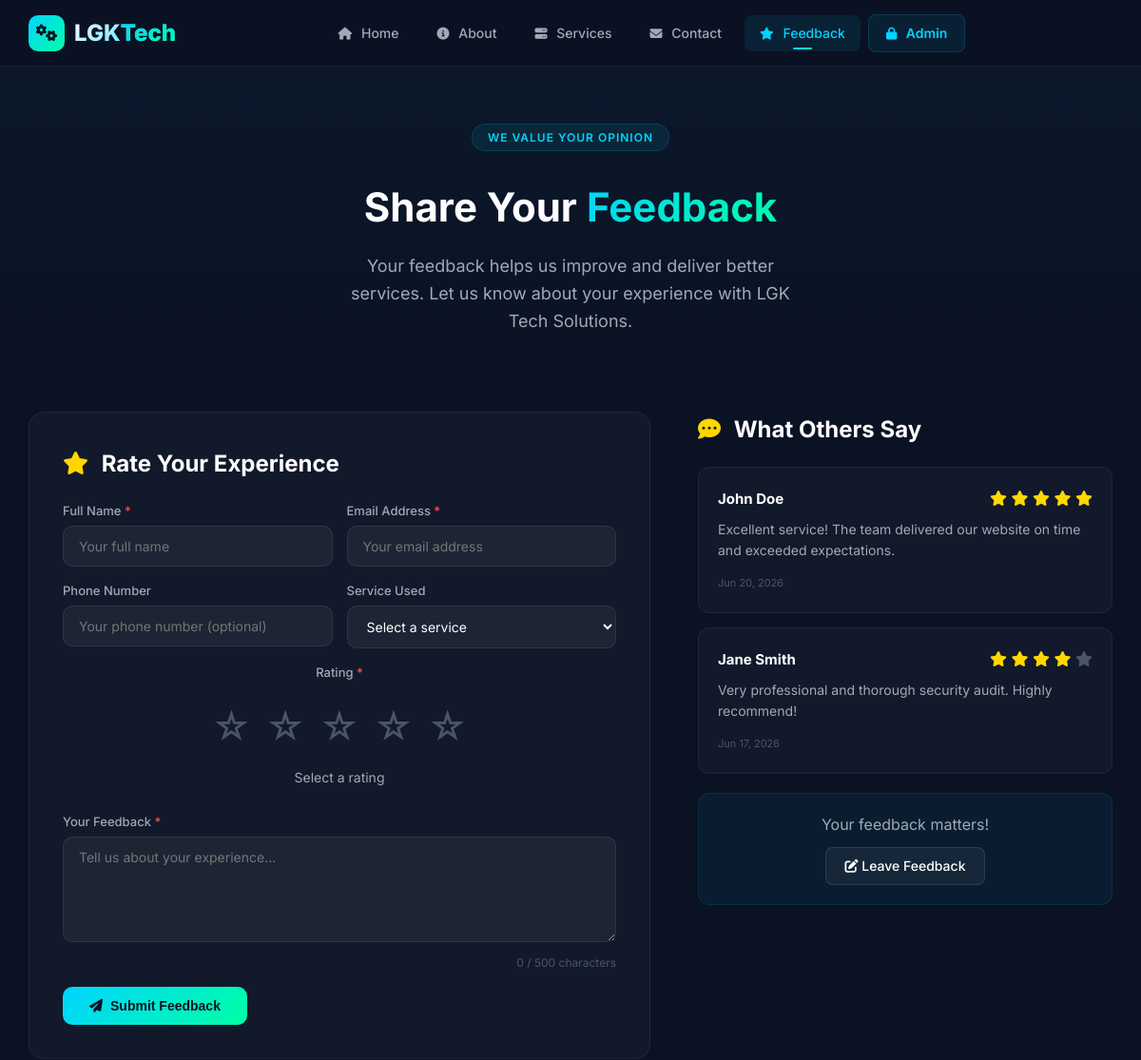
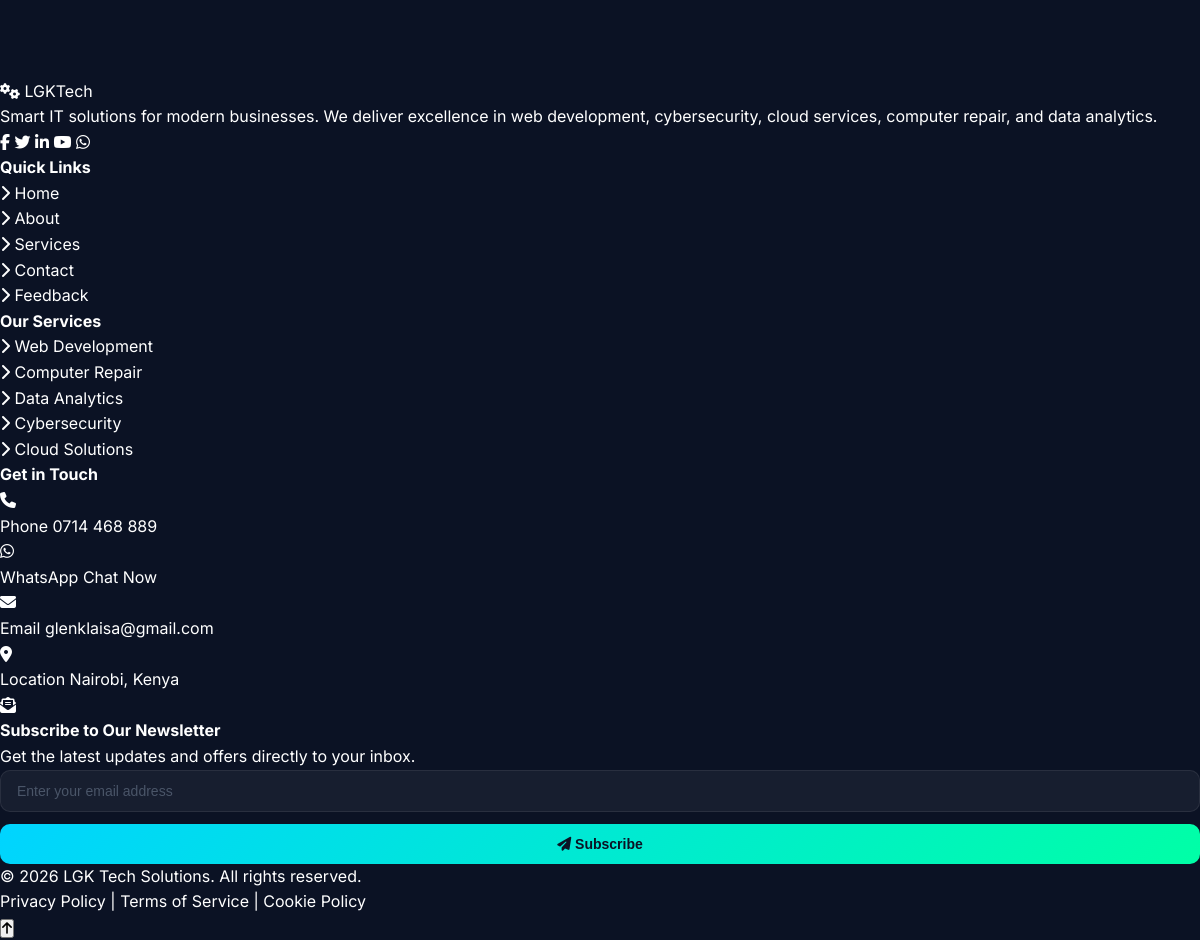
Page /feedback.php on the committed database (2 pictures, top to bottom).
### tables this page shows
CREATE TABLE `feedback` (
  `id` int(11) NOT NULL,
  `name` varchar(100) NOT NULL,
  `email` varchar(100) NOT NULL,
  `phone` varchar(20) DEFAULT NULL,
  `service_type` varchar(50) DEFAULT 'general',
  `message` text NOT NULL,
  `rating` int(1) DEFAULT 0,
  `reply` text DEFAULT NULL,
  `status` enum('pending','read','replied') DEFAULT 'pending',
  `admin_id` int(11) DEFAULT NULL,
  `ip_address` varchar(45) DEFAULT NULL,
  `user_agent` text DEFAULT NULL,
  `created_at` timestamp NOT NULL DEFAULT current_timestamp(),
  `replied_at` timestamp NULL DEFAULT NULL
);

### feedback.php (the view, shortened to what this page needs)
<?php
include "includes/header.php";
$submitted_data = [];
include "config/database.php";
$recent_query = "SELECT * FROM feedback WHERE status = 'replied' ORDER BY created_at DESC LIMIT 5";
$recent_result = mysqli_query($conn, $recent_query);
?>
<section class="feedback-hero">
    <div class="feedback-hero-content">
        <span class="section-tag">We Value Your Opinion</span>
        <h1>Share Your <span class="highlight">Feedback</span></h1>
        <p>
            Your feedback helps us improve and deliver better services.
            Let us know about your experience with LGK Tech Solutions.
        </p>
    </div>
</section>
<section class="feedback-section">
    <div class="feedback-container">
        <div class="feedback-form-wrapper">
            <div class="form-card">
                <h2><i class="fas fa-star"></i> Rate Your Experience</h2>
                <form method="POST" class="feedback-form" id="feedbackForm">
                    <div class="form-row">
                        <div class="form-group">
                            <label for="name">Full Name <span class="required">*</span></label>
                            <input type="text" id="name" name="name" placeholder="Your full name" required
                                   value="<?php echo htmlspecialchars($submitted_data['name'] ?? ''); ?>">
                        </div>
                        <div class="form-group">
                            <label for="email">Email Address <span class="required">*</span></label>
                            <input type="email" id="email" name="email" placeholder="Your email address" required
                                   value="<?php echo htmlspecialchars($submitted_data['email'] ?? ''); ?>">
                        </div>
                    </div>
                    <div class="form-row">
                        <div class="form-group">
                            <label for="phone">Phone Number</label>
                            <input type="tel" id="phone" name="phone" placeholder="Your phone number (optional)"
                                   value="<?php echo htmlspecialchars($submitted_data['phone'] ?? ''); ?>">
                        </div>
                        <div class="form-group">
                            <label for="service">Service Used</label>
                            <select id="service" name="service">
                                <option value="">Select a service</option>
                            </select>
                        </div>
                    </div>
                    <div class="form-group rating-group">
                        <label>Rating <span class="required">*</span></label>
                        <div class="star-rating">
                            <div class="stars" id="stars">
                                <span class="star" data-value="1" <?php echo (($submitted_data['rating'] ?? 0) >= 1) ? 'style="color:#ffd700;"' : ''; ?>>☆</span>
                                <span class="star" data-value="2" <?php echo (($submitted_data['rating'] ?? 0) >= 2) ? 'style="color:#ffd700;"' : ''; ?>>☆</span>
                                <span class="star" data-value="3" <?php echo (($submitted_data['rating'] ?? 0) >= 3) ? 'style="color:#ffd700;"' : ''; ?>>☆</span>
                                <span class="star" data-value="4" <?php echo (($submitted_data['rating'] ?? 0) >= 4) ? 'style="color:#ffd700;"' : ''; ?>>☆</span>
                                <span class="star" data-value="5" <?php echo (($submitted_data['rating'] ?? 0) >= 5) ? 'style="color:#ffd700;"' : ''; ?>>☆</span>
                            </div>
                            <div class="rating-label" id="ratingLabel">
                                <?php
                                $rating_labels = [
                                    1 => 'Poor - Needs improvement',
                                    2 => 'Fair - Average experience',
                                    3 => 'Good - Satisfied',
                                    4 => 'Very Good - Impressed',
                                    5 => 'Excellent - Outstanding!'
                                ];
                                echo ($submitted_data['rating'] ?? 0) > 0 ? ($rating_labels[$submitted_data['rating']] ?? 'Select a rating') : 'Select a rating';
                                ?>
                            </div>
                        </div>
                    </div>
                    <div class="form-group">
                        <label for="message">Your Feedback <span class="required">*</span></label>
                        <textarea id="message" name="message" rows="5" placeholder="Tell us about your experience..." required><?php echo htmlspecialchars($submitted_data['message'] ?? ''); ?></textarea>
                        <div class="char-counter">
                            <span id="charCount"><?php echo strlen($submitted_data['message'] ?? ''); ?></span> / 500 characters
                        </div>
                    </div>
                    <button type="submit" class="btn-primary" id="submitBtn">
                        <i class="fas fa-paper-plane"></i> Submit Feedback
                    </button>
                </form>
            </div>
        </div>
        <div class="recent-feedback-side">
            <h2><i class="fas fa-comment-dots"></i> What Others Say</h2>
            <?php if ($recent_result && mysqli_num_rows($recent_result) > 0): ?>
                <div class="recent-feedback-list">
                    <?php while($row = mysqli_fetch_assoc($recent_result)): ?>
                        <div class="recent-feedback-item">
                            <div class="feedback-header">
                                <strong><?php echo htmlspecialchars($row['name']); ?></strong>
                                <div class="stars-display">
                                    <?php for($i = 1; $i <= 5; $i++): ?>
                                        <i class="fas fa-star <?php echo $i <= $row['rating'] ? 'filled' : ''; ?>"></i>
                                    <?php endfor; ?>
                                </div>
                            </div>
                            <p><?php echo htmlspecialchars(substr($row['message'], 0, 120)) . (strlen($row['message']) > 120 ? '...' : ''); ?></p>
                            <span class="feedback-date"><?php echo date('M d, Y', strtotime($row['created_at'])); ?></span>
                        </div>
                    <?php endwhile; ?>
                </div>
            <?php endif; ?>
            <div class="feedback-cta">
                <p>Your feedback matters!</p>
                <a href="#feedbackForm" class="btn-secondary" style="display:inline-block;padding:8px 20px;border-radius:8px;background:rgba(255,255,255,0.05);color:#fff;text-decoration:none;">
                    <i class="fas fa-edit"></i> Leave Feedback
                </a>
            </div>
        </div>
    </div>
</section>
<?php include "includes/footer.php"; ?>

### modern-styles.css (style rules this page uses)
.section-tag { display: inline-block; padding: 4px 16px; background: rgba(0, 212, 255, 0.1); border-radius: 50px; font-size: 12px; font-weight: 500; color: #00d4ff; text-transform: uppercase; letter-spacing: 1px; margin-bottom: 15px; }

### header.php (style rules this page uses)
* { margin: 0; padding: 0; box-sizing: border-box; }
body { font-family: 'Inter', -apple-system, BlinkMacSystemFont, sans-serif; background: #0b1224; color: #ffffff; line-height: 1.6; -webkit-font-smoothing: antialiased; -moz-osx-font-smoothing: grayscale; }
a { text-decoration: none; color: inherit; }
.section-tag { display: inline-block; padding: 4px 16px; background: rgba(0, 212, 255, 0.08); border: 1px solid rgba(0, 212, 255, 0.15); border-radius: 50px; font-size: 12px; font-weight: 600; color: #00d4ff; text-transform: uppercase; letter-spacing: 1px; }
.btn-primary { display: inline-flex; align-items: center; gap: 8px; padding: 12px 28px; border: none; border-radius: 10px; background: linear-gradient(135deg, #00d4ff, #00ffa6); color: #0b1224; font-weight: 600; font-size: 14px; cursor: pointer; transition: all 0.3s ease; text-decoration: none; }
.btn-secondary { display: inline-flex; align-items: center; gap: 8px; padding: 12px 28px; border: 1px solid rgba(255, 255, 255, 0.1); border-radius: 10px; background: transparent; color: #ffffff; font-weight: 500; font-size: 14px; cursor: pointer; transition: all 0.3s ease; text-decoration: none; }

### rows in the picture
feedback: name "John Doe", rating 5 (drawn), message "Excellent service! The team delivered our website on time and exceeded expectations.", created_at "Jun 20, 2026"
feedback: name "Jane Smith", rating 4 (drawn), message "Very professional and thorough security audit. Highly recommend!", created_at "Jun 17, 2026"

### other values in the picture
strlen($submitted_data['message'] ?? '') "0"
